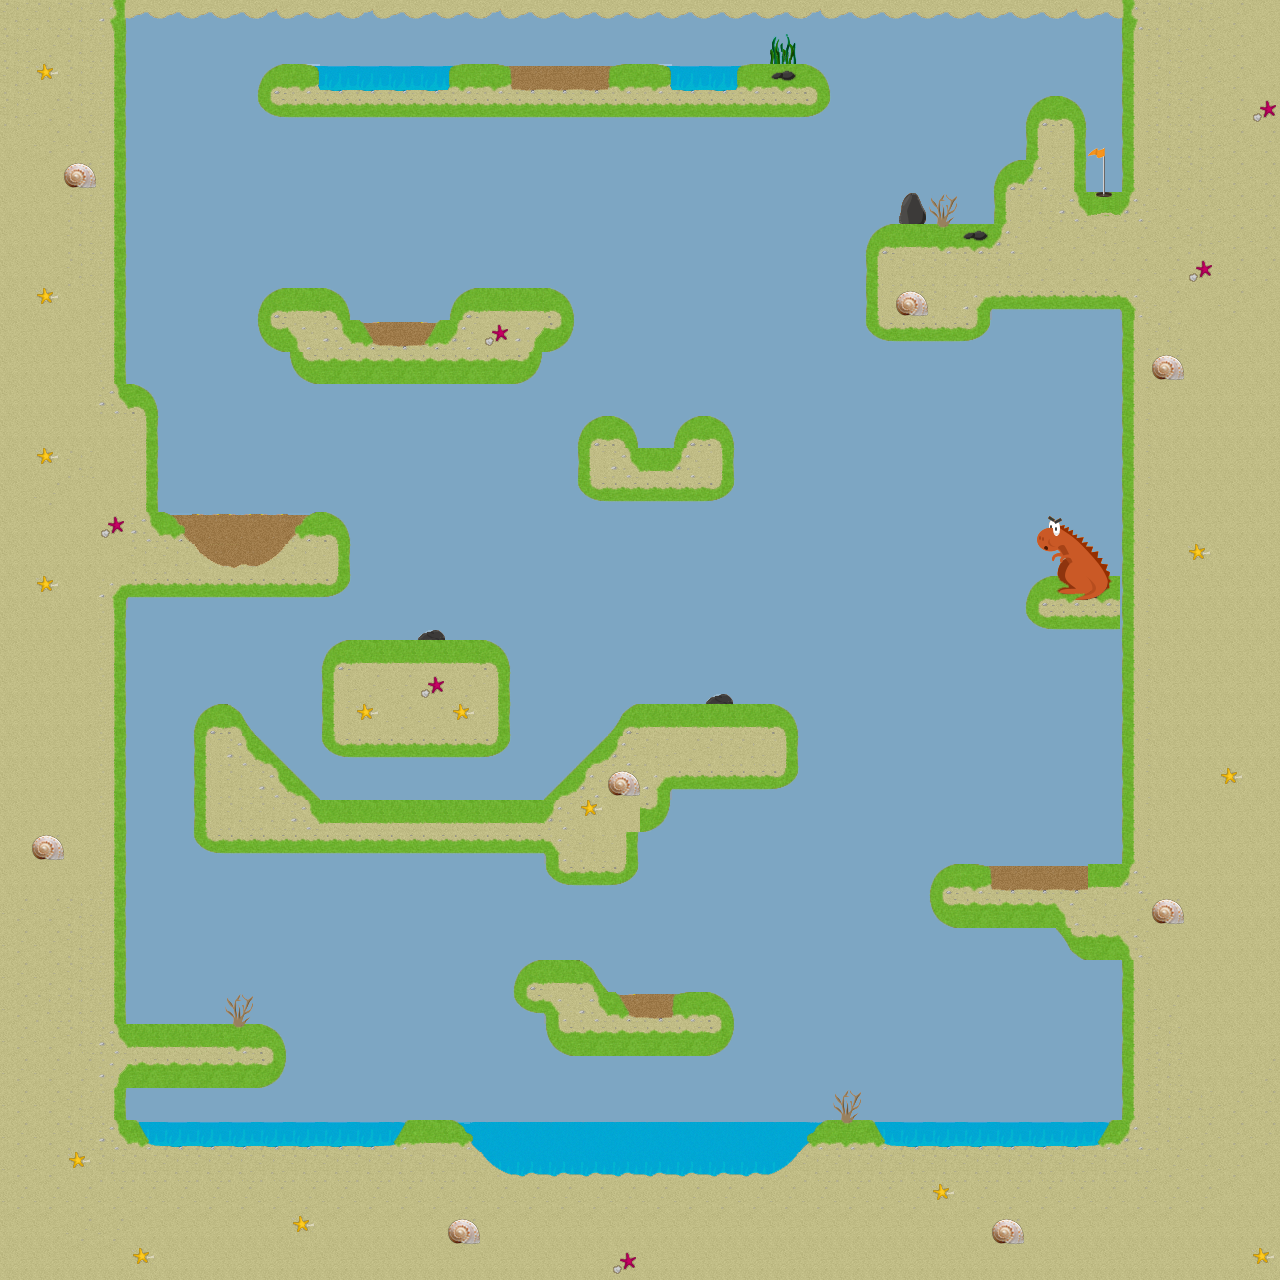

A level layout from a 2D game, rendered from its tile map. Below: a short description, then the map file with tile-grid data replaced by summaries:
An orthogonal 40x40 tile map with 32x32 px tiles, 1 tile layer (Tile Layer 1).

<map version="1.0" orientation="orthogonal" renderorder="right-down" width="40" height="40" tilewidth="32" tileheight="32" nextobjectid="1">
 <properties>
  <property name="ball_destroying_indexes" value="8,71,72,73,74,75,102,103,104,105,121,122,123,124,125,126,127,128,129,130,131,132" />
  <property name="ball_start_position_x" value="5" />
  <property name="ball_start_position_y" value="9" />
  <property name="force_applying_indexes" value="10,13,25,28" />
  <property name="hole_index" value="55" />
  <property name="par" value="9" />
  <property name="slow_down_indexes" value="5,87,89,90,106,117" />
 </properties>
 <tileset firstgid="1" name="tiles" tilewidth="32" tileheight="32" spacing="2">
  <image source="../packer/level2.png" width="512" height="512" />
  <tile id="4">
   <properties>
    <property name="colision_sound" value="ash.mp3" />
    <property name="depth" value="0.2" />
    <property name="obstacle_file" value="5.png" />
   </properties>
  </tile>
  <tile id="7">
   <properties>
    <property name="colision_sound" value="magma_plum.mp3" />
    <property name="destroy_position_offset" value="0.2" />
    <property name="fall_velocity" value="-0.8" />
    <property name="obstacle_file" value="8.png" />
   </properties>
  </tile>
  <tile id="9">
   <properties>
    <property name="angle" value="62" />
    <property name="colision_sound" value="wind.mp3" />
    <property name="intensity" value="250" />
    <property name="range" value="3" />
    <property name="type" value="1" />
    <property name="x_first_arm_angle" value="0" />
    <property name="x_force_beggining" value="25" />
    <property name="y_first_arm_angle" value="18" />
    <property name="y_force_beggining" value="28" />
   </properties>
  </tile>
  <tile id="12">
   <properties>
    <property name="angle" value="45" />
    <property name="colision_sound" value="wind.mp3" />
    <property name="intensity" value="200" />
    <property name="range" value="2" />
    <property name="type" value="1" />
    <property name="x_first_arm_angle" value="2" />
    <property name="x_force_beggining" value="23" />
    <property name="y_first_arm_angle" value="17" />
    <property name="y_force_beggining" value="26" />
   </properties>
  </tile>
  <tile id="24">
   <properties>
    <property name="angle" value="62" />
    <property name="colision_sound" value="wind.mp3" />
    <property name="intensity" value="250" />
    <property name="range" value="3" />
    <property name="type" value="1" />
    <property name="x_first_arm_angle" value="0" />
    <property name="x_force_beggining" value="25" />
    <property name="y_first_arm_angle" value="18" />
    <property name="y_force_beggining" value="28" />
   </properties>
  </tile>
  <tile id="27">
   <properties>
    <property name="angle" value="40" />
    <property name="colision_sound" value="wind.mp3" />
    <property name="intensity" value="100" />
    <property name="range" value="3" />
    <property name="type" value="1" />
    <property name="x_first_arm_angle" value="32" />
    <property name="x_force_beggining" value="20" />
    <property name="y_first_arm_angle" value="8" />
    <property name="y_force_beggining" value="10" />
   </properties>
  </tile>
  <tile id="54">
   <properties>
    <property name="hole_file" value="55.png" />
   </properties>
  </tile>
  <tile id="70">
   <properties>
    <property name="destroy_position_offset" value="-1" />
    <property name="fall_velocity" value="-0.8" />
    <property name="obstacle_file" value="71.png" />
   </properties>
  </tile>
  <tile id="71">
   <properties>
    <property name="destroy_position_offset" value="-1" />
    <property name="fall_velocity" value="-0.8" />
    <property name="obstacle_file" value="72.png" />
   </properties>
  </tile>
  <tile id="72">
   <properties>
    <property name="destroy_position_offset" value="0.05" />
    <property name="fall_velocity" value="-0.8" />
    <property name="obstacle_file" value="73.png" />
   </properties>
  </tile>
  <tile id="73">
   <properties>
    <property name="destroy_position_offset" value="0.05" />
    <property name="fall_velocity" value="-0.8" />
    <property name="obstacle_file" value="74.png" />
   </properties>
  </tile>
  <tile id="74">
   <properties>
    <property name="destroy_position_offset" value="0.05" />
    <property name="fall_velocity" value="-0.8" />
    <property name="obstacle_file" value="75.png" />
   </properties>
  </tile>
  <tile id="86">
   <properties>
    <property name="colision_sound" value="ash.mp3" />
    <property name="depth" value="0.2" />
    <property name="obstacle_file" value="87.png" />
   </properties>
  </tile>
  <tile id="88">
   <properties>
    <property name="colision_sound" value="ash.mp3" />
    <property name="depth" value="0.2" />
    <property name="obstacle_file" value="89.png" />
   </properties>
  </tile>
  <tile id="89">
   <properties>
    <property name="colision_sound" value="ash.mp3" />
    <property name="depth" value="0.2" />
    <property name="obstacle_file" value="90.png" />
   </properties>
  </tile>
  <tile id="101">
   <properties>
    <property name="colision_sound" value="magma_plum.mp3" />
    <property name="destroy_position_offset" value="-1" />
    <property name="fall_velocity" value="-0.8" />
    <property name="obstacle_file" value="102.png" />
   </properties>
  </tile>
  <tile id="102">
   <properties>
    <property name="destroy_position_offset" value="-1" />
    <property name="fall_velocity" value="-0.8" />
    <property name="obstacle_file" value="103.png" />
   </properties>
  </tile>
  <tile id="103">
   <properties>
    <property name="colision_sound" value="magma_plum.mp3" />
    <property name="destroy_position_offset" value="0.2" />
    <property name="fall_velocity" value="-0.8" />
    <property name="obstacle_file" value="104.png" />
   </properties>
  </tile>
  <tile id="104">
   <properties>
    <property name="colision_sound" value="magma_plum.mp3" />
    <property name="destroy_position_offset" value="0.2" />
    <property name="fall_velocity" value="-0.8" />
    <property name="obstacle_file" value="105.png" />
   </properties>
  </tile>
  <tile id="105">
   <properties>
    <property name="colision_sound" value="ash.mp3" />
    <property name="depth" value="0.2" />
    <property name="obstacle_file" value="106.png" />
   </properties>
  </tile>
  <tile id="116">
   <properties>
    <property name="colision_sound" value="ash.mp3" />
    <property name="depth" value="0.2" />
    <property name="obstacle_file" value="117.png" />
   </properties>
  </tile>
  <tile id="120">
   <properties>
    <property name="colision_sound" value="magma_plum.mp3" />
    <property name="destroy_position_offset" value="-1" />
    <property name="fall_velocity" value="-0.8" />
    <property name="obstacle_file" value="118.png" />
   </properties>
  </tile>
  <tile id="121">
   <properties>
    <property name="destroy_position_offset" value="-1" />
    <property name="fall_velocity" value="-0.8" />
    <property name="obstacle_file" value="119.png" />
   </properties>
  </tile>
  <tile id="122">
   <properties>
    <property name="destroy_position_offset" value="-1" />
    <property name="fall_velocity" value="-0.8" />
    <property name="obstacle_file" value="120.png" />
   </properties>
  </tile>
  <tile id="123">
   <properties>
    <property name="destroy_position_offset" value="0.3" />
    <property name="fall_velocity" value="-0.8" />
    <property name="obstacle_file" value="121.png" />
   </properties>
  </tile>
  <tile id="124">
   <properties>
    <property name="destroy_position_offset" value="0.3" />
    <property name="fall_velocity" value="-0.8" />
    <property name="obstacle_file" value="122.png" />
   </properties>
  </tile>
  <tile id="125">
   <properties>
    <property name="destroy_position_offset" value="0.3" />
    <property name="fall_velocity" value="-0.8" />
    <property name="obstacle_file" value="123.png" />
   </properties>
  </tile>
  <tile id="126">
   <properties>
    <property name="destroy_position_offset" value="-1" />
    <property name="fall_velocity" value="-0.8" />
    <property name="obstacle_file" value="124.png" />
   </properties>
  </tile>
  <tile id="127">
   <properties>
    <property name="destroy_position_offset" value="0.3" />
    <property name="fall_velocity" value="-0.8" />
    <property name="obstacle_file" value="125.png" />
   </properties>
  </tile>
  <tile id="128">
   <properties>
    <property name="destroy_position_offset" value="0.3" />
    <property name="fall_velocity" value="-0.8" />
    <property name="obstacle_file" value="126.png" />
   </properties>
  </tile>
  <tile id="129">
   <properties>
    <property name="destroy_position_offset" value="0.3" />
    <property name="fall_velocity" value="-0.8" />
    <property name="obstacle_file" value="127.png" />
   </properties>
  </tile>
  <tile id="130">
   <properties>
    <property name="destroy_position_offset" value="-1" />
    <property name="fall_velocity" value="-0.8" />
    <property name="obstacle_file" value="128.png" />
   </properties>
  </tile>
  <tile id="131">
   <properties>
    <property name="colision_sound" value="magma_plum.mp3" />
    <property name="destroy_position_offset" value="-1" />
    <property name="fall_velocity" value="-0.8" />
    <property name="obstacle_file" value="129.png" />
   </properties>
  </tile>
 </tileset>
 <layer name="Tile Layer 1" width="40" height="40">
  <data>[1600 cells, 1600 non-empty, 71 distinct tile ids]</data>
 </layer>
</map>
